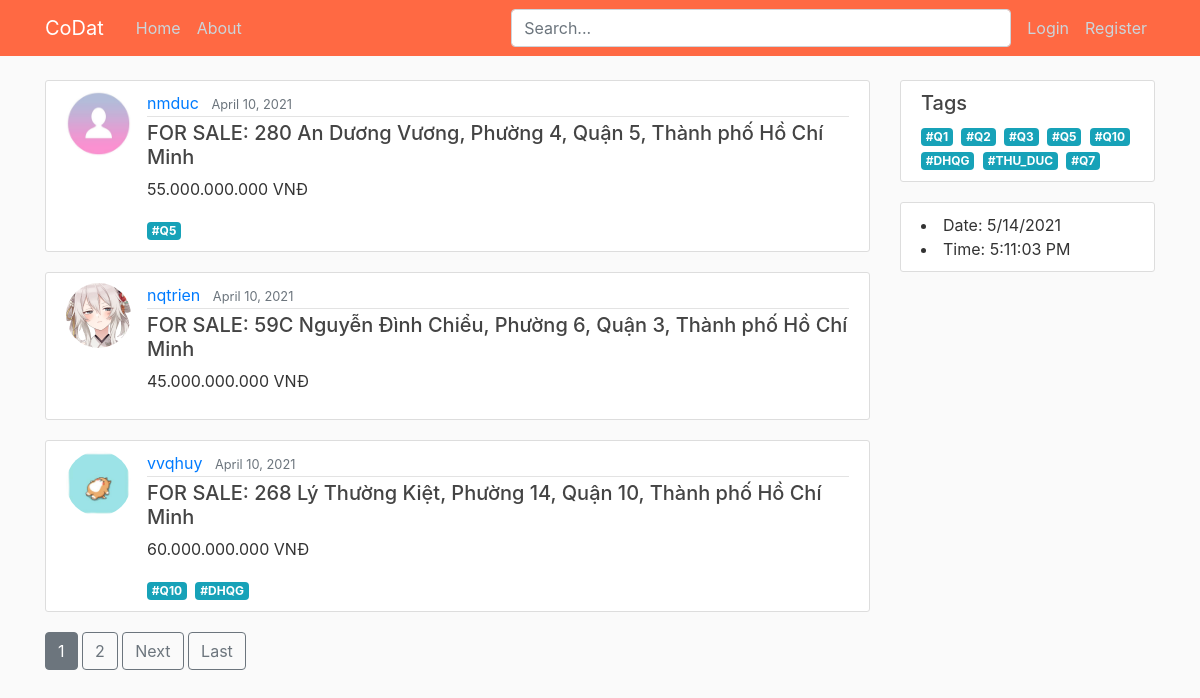
The page / on the database its author committed.
### HomePage/models.py (models this page shows, shortened)
class Post(models.Model):
    status = models.CharField(max_length=10, choices=STATUS)
    price = models.CharField(max_length=40)
    address = models.CharField(max_length=100)
    description = models.TextField()
    date_posted = models.DateTimeField(default=timezone.now)
    tags = TaggableManager(blank=True)
    author = models.ForeignKey(User, on_delete=models.CASCADE)
    likes = models.ManyToManyField(User, related_name="blog_posts")

### users/models.py (models this page shows, shortened)
class Profile(models.Model):
	user = models.OneToOneField(User, on_delete=models.CASCADE)
	image = models.ImageField(default='default.jpg', upload_to='profile_pics')
	phone_number = models.CharField(max_length=12, blank=True)
	bank = models.CharField(max_length=30, blank=True)
	bank_number = models.CharField(max_length=20, blank=True)

### HomePage/views.py (the view)
# urls.py: path('', PostListView.as_view(), name='home-page'),
class PostListView(TagMixin, ListView):
    model = Post
    template_name = 'HomePage/home.html' # <app>/<model>_<viewtype>.html
    context_object_name = 'posts'
    paginate_by = 3
    def get_queryset(self):
        search_post = self.request.GET.get('search')
        if search_post:
            posts = Post.objects.filter(Q(address__icontains=search_post) | Q(description__icontains=search_post))
        else:
            posts = Post.objects.all()
        return posts.order_by('-date_posted')

### HomePage/views.py (called while the page is built)
    def get_context_data(self, **kwargs):
        context = super(TagMixin, self).get_context_data(**kwargs)
        context['tags'] = Tag.objects.all()
        return context

### HomePage/templates/HomePage/home.html (shortened to what this page needs)
{% extends "HomePage/base.html" %}
{% block content %}
    {% for post in posts %}
        <article class="media content-section">
            <img class="rounded-circle article-img" src="{{ post.author.profile.image.url }}">
            <div class="media-body">
                <div class="article-metadata">
                    <a class="mr-2" href="{% url 'user-posts' post.author.username %}">{{ post.author }}</a>
                    <small class="text-muted">{{ post.date_posted|date:"F d, Y" }}</small>
                </div>
                <h5><a class="article-address" href="{% url 'post-detail' post.id %}">
                    {{ post.status }}: {{ post.address }}
                </a></h5>
                <p>{{ post.price }}</p>
                {% for tag in post.tags.all %}
                    <a href="{% url 'tag-posts' tag.slug %}" class="mr-1 badge badge-info">#{{ tag }}</a>
                {% endfor %}
            </div>
        </article>
    {% endfor %}
    {% if is_paginated %}
        {% for num in page_obj.paginator.page_range %}
            {% if page_obj.number == num %}
                <a class="btn btn-secondary mb-4" href="?page={{ num }}">{{ num }}</a>
            {% elif num > page_obj.number|add:'-3' and num < page_obj.number|add:'3' %}
                <a class="btn btn-outline-secondary mb-4" href="?page={{ num }}">{{ num }}</a>
            {% endif %}
        {% endfor %}
        {% if page_obj.has_next %}
            <a class="btn btn-outline-secondary mb-4" href="?page={{ page_obj.next_page_number}}">Next</a>
            <a class="btn btn-outline-secondary mb-4" href="?page={{ page_obj.paginator.num_pages }}">Last</a>
        {% endif %}
    {% endif %}
{% endblock content %}

### HomePage/templates/HomePage/base.html (shortened to what this page needs)
{% load static %}
<!DOCTYPE html>
<html>
<head>
    <link rel="stylesheet" href="https://maxcdn.bootstrapcdn.com/bootstrap/4.0.0/css/bootstrap.min.css">
    <link rel="stylesheet" type="text/css" href="{% static 'HomePage/main.css' %}">
</head>
<body>
    <header class="site-header">
        <nav class="navbar navbar-expand-md navbar-dark bg-steel fixed-top">
            <div class="container">
                <a class="navbar-brand mr-4" href="{% url 'home-page' %}">CoDat</a>
                <div class="collapse navbar-collapse" id="navbarToggle">
                    <div class="navbar-nav mr-auto">
                        <a class="nav-item nav-link" href="{% url 'home-page' %}">Home</a>
                        <a class="nav-item nav-link" href="{% url 'home-about' %}">About</a>
                    </div>
                    <div class="search-bar mr-sm-2">
                        <form action="{% url 'home-page' %}">
                            <input class="form-control" type="search" placeholder="Search..." aria-label="Search" name="search">
                        </form>
                    </div>
                    <div class="navbar-nav">
                        {% if user.is_authenticated %}
                            <a class="nav-item nav-link" href="{% url 'post-create' %}">New Post</a>
                            <a class="nav-item nav-link" href="{% url 'profile' %}">{{ user.username }}</a>
                            <a class="nav-item nav-link" href="{% url 'logout' %}">Logout</a>
                        {% else %}
                            <a class="nav-item nav-link" href="{% url 'login' %}?next={{request.path}}">Login</a>
                            <a class="nav-item nav-link" href="{% url 'register' %}">Register</a>
                        {% endif %}
                    </div>
                </div>
            </div>
        </nav>
    </header>
    <main role="main" class="container">
        <div class="row">
            <div class="col-md-9">
                {% block content %}{% endblock %}
            </div>
            <div class="col-md-3">
                <div class="content-section">
                    <h5>Tags</h5>
                    {% for tag in tags %}
                        <a href="{% url 'tag-posts' tag.slug %}" class="mr-1 badge badge-info">#{{ tag }}</a>
                    {% endfor %}
                </div>
                <div class="content-section">
                    <li>Date: <span id="date"></span></li>
                    <li>Time: <span id="time"></li>
                </div>
            </div>
        </div>
    </main>
</body>
</html>

### HomePage/static/HomePage/main.css (style rules this page uses)
body { background: #fafafa; color: #333333; margin-top: 5rem; }
h1, h2, h3, h4, h5, h6 { color: #444444; }
.bg-steel { background-color: #ff6943; }
.site-header .navbar-nav .nav-link { color: #cbd5db; }
.content-section { background: #ffffff; padding: 10px 20px; border: 1px solid #dddddd; border-radius: 3px; margin-bottom: 20px; }
.article-address { color: #444444; }
.article-img { height: 65px; width: 65px; margin-right: 16px; }
.article-metadata { padding-bottom: 1px; margin-bottom: 4px; border-bottom: 1px solid #e3e3e3 }
.search-bar { max-width: 500px; width: 100%; }
form { width: 100%; }
.row::after { clear: both; display: table; }

### rows shown on the page
Post: author.profile.image (placeholder picture), author "nmduc", date_posted "April 10, 2021", status "FOR SALE", address "280 An Dương Vương, Phường 4, Quận 5, Thành phố Hồ Chí Minh", price "55.000.000.000 VNĐ"
Tag: name "Q5"
Post: author.profile.image (picture), author "nqtrien", date_posted "April 10, 2021", status "FOR SALE", address "59C Nguyễn Đình Chiểu, Phường 6, Quận 3, Thành phố Hồ Chí Minh", price "45.000.000.000 VNĐ"
Post: author.profile.image (picture), author "vvqhuy", date_posted "April 10, 2021", status "FOR SALE", address "268 Lý Thường Kiệt, Phường 14, Quận 10, Thành phố Hồ Chí Minh", price "60.000.000.000 VNĐ"
Tag: name "Q10"
Tag: name "DHQG"
Tag: name "Q1"
Tag: name "Q2"
Tag: name "Q3"
Tag: name "THU_DUC"
Tag: name "Q7"

### other values the page prints
{{ num }} "1"
{{ num }} "2"
